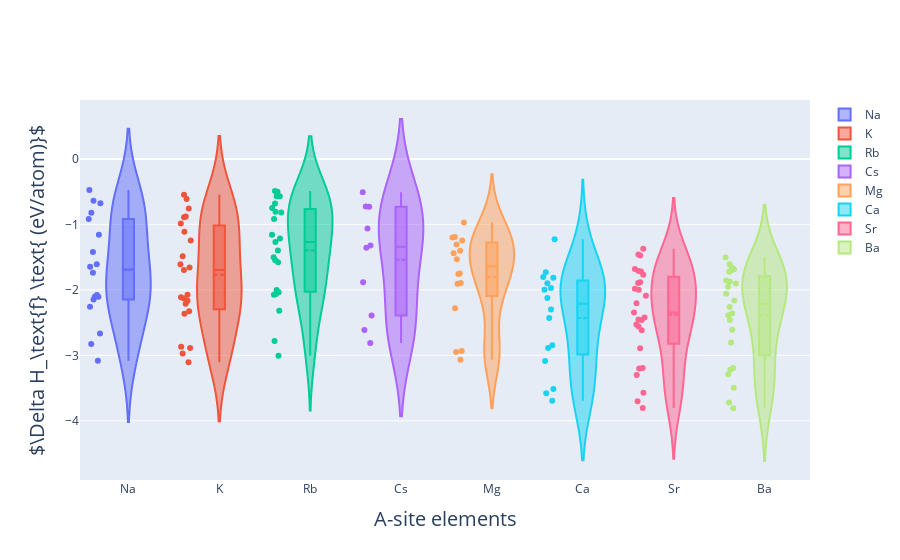

The code cell stored with this chart in its notebook:
### Markdown cell above
## 1. A-site elements (formation enthalpy)

### Code cell
fig = go.Figure()

Asite_elements = ['Na', 'K', 'Rb', 'Cs', 'Mg', 'Ca', 'Sr', 'Ba']

DHf_list = []
total_E_list = []
tot_mag_list = []
Ehull_list = []
Eg_list = []
Volume_list = []

for Asite_element in Asite_elements:
    DHf = df_Asite['DHf_%s' % (Asite_element)]
    DHf_list.append(DHf)
    
    total_E = df_Asite['total_E_%s' % (Asite_element)]
    total_E_list.append(total_E)
    
    tot_mag = df_Asite['tot_mag_%s' % (Asite_element)]
    tot_mag_list.append(tot_mag)
    
    Ehull = df_Asite['Ehull_ref_%s' % (Asite_element)]
    Ehull_list.append(Ehull)
    
    Eg = df_Asite['Eg_%s' % (Asite_element)]
    Eg_list.append(Eg)
    
    Volume = df_Asite['Volume_%s' % (Asite_element)]
    Volume_list.append(Volume)
        
properties = [DHf_list, total_E_list, tot_mag_list, Ehull_list, Eg_list, Volume_list]
        
for idx in range(len(Asite_elements)):
    fig.add_trace(go.Violin(y = DHf_list[idx], name = Asite_elements[idx],
                           box_visible = True, meanline_visible = True, 
                           points = 'all', scalemode = 'count'))
fig.update_xaxes(title_text = 'A-site elements', titlefont = dict(size = 20))
fig.update_yaxes(title_text = r'$\Delta H_\text{f} \text{ (eV/atom)}$', titlefont = dict(size = 20))
    
fig.show()

### Figure 1 — Plotly figure (JSON) as saved in the notebook; plotly's stock layout.template omitted (floating-point values rounded to 4 significant figures; data arrays with more than 128 entries replaced by an {"elided": "..."} marker saying what was removed)
{"data": [{"box": {"visible": true}, "meanline": {"visible": true}, "name": "Na", "points": "all", "scalemode": "count", "type": "violin", "y": {"elided": "347 float values"}}, {"box": {"visible": true}, "meanline": {"visible": true}, "name": "K", "points": "all", "scalemode": "count", "type": "violin", "y": {"elided": "347 float values"}}, {"box": {"visible": true}, "meanline": {"visible": true}, "name": "Rb", "points": "all", "scalemode": "count", "type": "violin", "y": {"elided": "347 float values"}}, {"box": {"visible": true}, "meanline": {"visible": true}, "name": "Cs", "points": "all", "scalemode": "count", "type": "violin", "y": {"elided": "347 float values"}}, {"box": {"visible": true}, "meanline": {"visible": true}, "name": "Mg", "points": "all", "scalemode": "count", "type": "violin", "y": {"elided": "347 float values"}}, {"box": {"visible": true}, "meanline": {"visible": true}, "name": "Ca", "points": "all", "scalemode": "count", "type": "violin", "y": {"elided": "347 float values"}}, {"box": {"visible": true}, "meanline": {"visible": true}, "name": "Sr", "points": "all", "scalemode": "count", "type": "violin", "y": {"elided": "347 float values"}}, {"box": {"visible": true}, "meanline": {"visible": true}, "name": "Ba", "points": "all", "scalemode": "count", "type": "violin", "y": {"elided": "347 float values"}}], "layout": {"xaxis": {"title": {"font": {"size": 20}, "text": "A-site elements"}}, "yaxis": {"title": {"font": {"size": 20}, "text": "$\\Delta H_\\text{f} \\text{ (eV/atom)}$"}}}}
